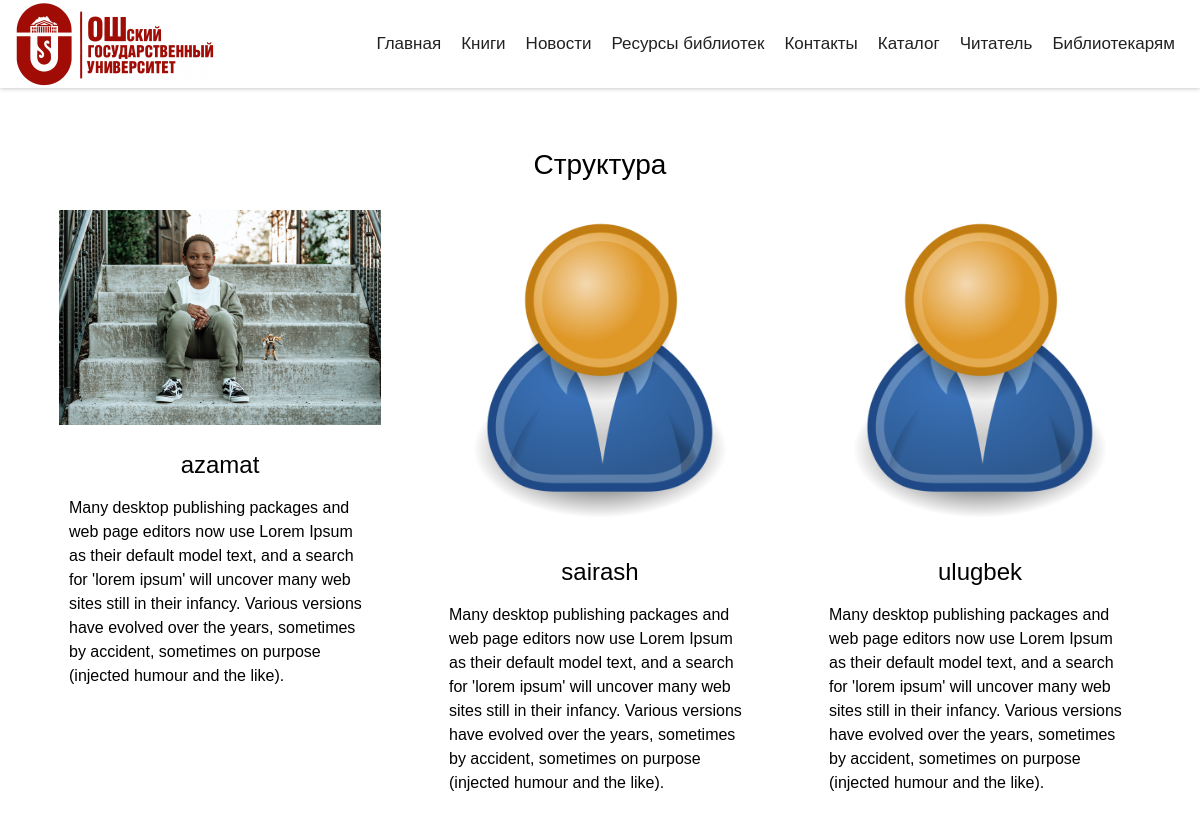
/structure/, run on the app's committed database.
### home/models.py (models this page shows, shortened)
class Structure(models.Model):
    director = models.CharField(max_length=200, null=True, blank=True)
    director_info = models.TextField()
    d_img = models.ImageField(upload_to='avatars/', null=True, blank=True, default='avatars/default.png',
                              verbose_name='Картинки')
    ibo = models.CharField(max_length=200, null=True, blank=True)
    ibo_info = models.TextField()
    ibo_img = models.ImageField(upload_to='avatars/', null=True, blank=True, default='avatars/default.png',
                                verbose_name='Картинки')
    e_res = models.CharField(max_length=200, blank=True)
    e_res_info = models.TextField(blank=True)
    e_res_img = models.ImageField(upload_to='avatars/', blank=True, default='avatars/default.png',
                                  verbose_name='Картинки')

### home/views.py (the view)
# urls.py: path('structure/', views.structure, name='structure'),
def structure(request):
    structure = Structure.objects.all()
    context = {'structure': structure}
    return render(request, 'structure.html', context)

### home/views.py (called while the page is built)
def categories(request):
    categories = Category.objects.all().order_by('id')[0:12]
    categories1 = Category.objects.all().order_by('id')[12:23]
    categories2 = Category.objects.all().order_by('id')[23:43]
    return {'categories': categories, 'categories1': categories1, 'categories2': categories2}

### templates/structure.html
{% extends 'index.html' %}
{% load static %}
{% block content %}
{% include 'navbar.html' %}
<body class="editor_false  lang_ru     not_ie">
    <div id="wrapper" class="" style="padding-top: 88px;">
        <div class="structure">
            <div class="structure_container">
                <h1 class="structure_title">Структура</h1>
                <div class="structure_content">
                    {% for s in structure %}
                    <div class="structure_box">
                        <img src="{{s.d_img.url}}" alt="">
                        <div class="structure_text">
                            <h1>{{s.director}}</h1>
                            <p>{{ s.director_info }}</p>
                        </div>
                    </div>
                    {% endfor %}
                    {% for s in structure %}
                    <div class="structure_box">
                        <img src="{{s.ibo_img.url}}" alt="">
                        <div class="structure_text">
                            <h1>{{s.ibo}}</h1>
                            <p>{{ s.ibo_info }}</p>
                        </div>
                    </div>
                    {% endfor %}
                    {% for s in structure %}
                    <div class="structure_box">
                        <img src="{{s.e_res_img.url}}" alt="">
                        <div class="structure_text">
                            <h1>{{s.e_res}}</h1>
                            <p>{{ s.e_res_info }}</p>
                        </div>
                    </div>
                    {% endfor %}
                </div>
            </div>
        </div>
    </div>
</body>
{% endblock content %}

### static/style/media.css (style rules this page uses)
@media (max-width:1400px) { #wrapper { overflow: hidden } }
@media (max-width:1220px) { #wrapper { overflow: unset } }

### static/style/style.css (style rules this page uses)
.structure { width: 100%; margin: 60px auto; }
.structure_container { width: 95%; margin: 0 auto; }
.structure_title { font-size: 28px; text-align: center; }
.structure_content { width: 100%; display: flex; justify-content: space-around; }
.structure_box { width: 30%; padding: 10px; }
.structure img { width: 100%; height: auto; }
.structure_text { padding: 10px; }
.structure_text h1 { font-size: 24px; text-align: center; }

### templates/index.html (style rules this page uses)
body, #wrapper { font-family: Montserrat, sans-serif; }
:root { --cookie_btn_font: Montserrat, sans-serif--cookie_btn_bg:; --cookie_btn_bg_hover: ; --cookie_btn_color: #fff; }

### data on the page
Structure: d_img (picture), director "azamat", director_info "Many desktop publishing packages and web page editors now use Lorem Ipsum as their default model text, and a search for 'lorem ipsum' will uncover many web sites still in their infancy. Various versions have evolved over the years, sometimes by accident, sometimes on purpose (injected humour and the like).", ibo_img (placeholder picture), ibo "sairash", ibo_info "Many desktop publishing packages and web page editors now use Lorem Ipsum as their default model text, and a search for 'lorem ipsum' will uncover many web sites still in their infancy. Various versions have evolved over the years, sometimes by accident, sometimes on purpose (injected humour and the like).", e_res_img (placeholder picture), e_res "ulugbek", e_res_info "Many desktop publishing packages and web page editors now use Lorem Ipsum as their default model text, and a search for 'lorem ipsum' will uncover many web sites still in their infancy. Various versions have evolved over the years, sometimes by accident, sometimes on purpose (injected humour and the like)."
